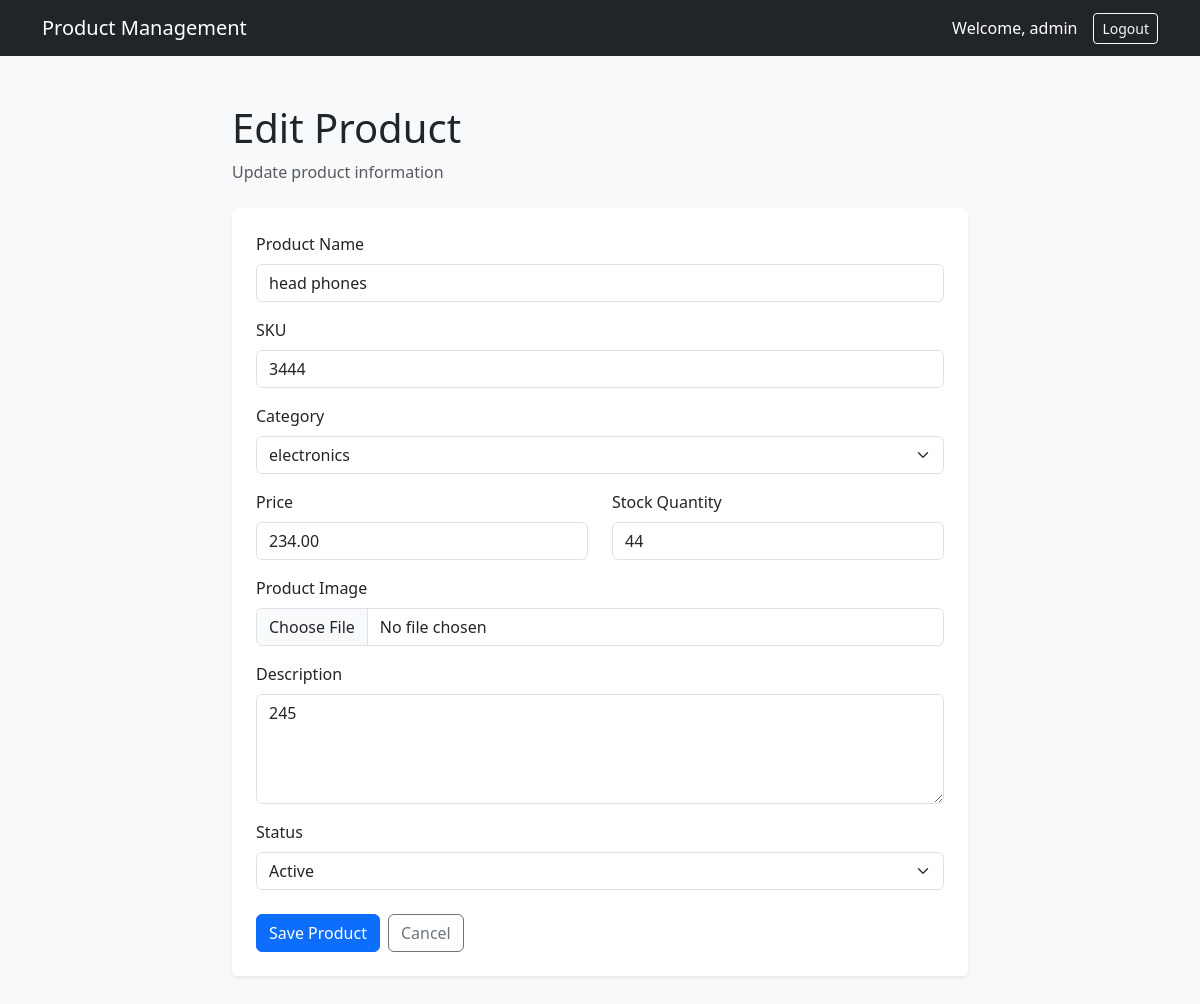
/products/edit/3/ (signed in), run on the app's committed database.
### products/models.py (models this page shows, shortened)
class Product(models.Model):
    STATUS_CHOICES = [
        ("active", "Active"),
        ("inactive", "Inactive"),
    ]
    name = models.CharField(max_length=200)
    sku = models.CharField(max_length=100, unique=True)
    category = models.ForeignKey(
        Category,
        on_delete=models.CASCADE,
        related_name="products"
    )
    price = models.DecimalField(
        max_digits=10,
        decimal_places=2,
        validators=[MinValueValidator(0.01)]
    )
    stock = models.PositiveIntegerField()
    image = models.ImageField(
        upload_to="products/",
        blank=True,
        null=True
    )
    description = models.TextField(blank=True)
    status = models.CharField(
        max_length=10,
        choices=STATUS_CHOICES,
        default="active"
    )
    created_at = models.DateTimeField(auto_now_add=True)
    updated_at = models.DateTimeField(auto_now=True)
    class Meta:
        ordering = ["-created_at"]

### products/views.py (the view)
@login_required
def product_form(request, pk=None):
    if pk:
        product = get_object_or_404(Product, pk=pk)
        page_title = "Edit Product"
    else:
        product = None
        page_title = "Add Product"
    if request.method == "POST":
        form = ProductForm(
            request.POST,
            request.FILES,
            instance=product
        )
        if form.is_valid():
            form.save()
            return redirect("product_list")
    else:
        form = ProductForm(instance=product)
    context = {
        "form": form,
        "page_title": page_title,
        "product": product,
    }
    return render(
        request,
        "products/product_form.html",
        context
    )

### products/models.py (called while the page is built)
    def __str__(self):
        return self.name

### templates/products/product_form.html (shortened to what this page needs)
<!DOCTYPE html>
<html lang="en">
<head>
    <link
        href="https://cdn.jsdelivr.net/npm/bootstrap@5.3.3/dist/css/bootstrap.min.css"
        rel="stylesheet"
    >
</head>
<body class="bg-light">
<nav class="navbar navbar-dark bg-dark">
    <div class="container">
        <a
            class="navbar-brand"
            href="{% url 'dashboard' %}"
        >
            Product Management
        </a>
        <div class="d-flex align-items-center">
            <span class="text-white me-3">
                Welcome, {{ user.username }}
            </span>
            <form
                method="post"
                action="{% url 'logout' %}"
            >
                <button
                    type="submit"
                    class="btn btn-outline-light btn-sm"
                >
                    Logout
                </button>
            </form>
        </div>
    </div>
</nav>
<div class="container py-5">
    <div class="row justify-content-center">
        <div class="col-lg-8">
            <div class="d-flex justify-content-between align-items-center mb-4">
                <div>
                    <h1>
                        {{ page_title }}
                    </h1>
                    <p class="text-muted mb-0">
                        {% if product %}
                            Update product information
                        {% else %}
                            Add a new product
                        {% endif %}
                    </p>
                </div>
            </div>
            <div class="card shadow-sm border-0">
                <div class="card-body p-4">
                    <form
                        method="post"
                        enctype="multipart/form-data"
                    >
                        <div class="mb-3">
                            <label
                                for="{{ form.name.id_for_label }}"
                                class="form-label"
                            >
                                Product Name
                            </label>
                            {{ form.name }}
                        </div>
                        <div class="mb-3">
                            <label
                                for="{{ form.sku.id_for_label }}"
                                class="form-label"
                            >
                                SKU
                            </label>
                            {{ form.sku }}
                        </div>
                        <div class="mb-3">
                            <label
                                for="{{ form.category.id_for_label }}"
                                class="form-label"
                            >
                                Category
                            </label>
                            {{ form.category }}
                        </div>
                        <div class="row">
                            <div class="col-md-6 mb-3">
                                <label
                                    for="{{ form.price.id_for_label }}"
                                    class="form-label"
                                >
                                    Price
                                </label>
                                {{ form.price }}
                            </div>
                            <div class="col-md-6 mb-3">
                                <label
                                    for="{{ form.stock.id_for_label }}"
                                    class="form-label"
                                >
                                    Stock Quantity
                                </label>
                                {{ form.stock }}
                            </div>
                        </div>
                        <div class="mb-3">
                            <label
                                for="{{ form.image.id_for_label }}"
                                class="form-label"
                            >
                                Product Image
                            </label>
                            {{ form.image }}
                        </div>
                        <div class="mb-3">
                            <label
                                for="{{ form.description.id_for_label }}"
                                class="form-label"
                            >
                                Description
                            </label>
                            {{ form.description }}
                        </div>
                        <div class="mb-4">
                            <label
                                for="{{ form.status.id_for_label }}"
                                class="form-label"
                            >
                                Status
                            </label>
                            {{ form.status }}
                        </div>
                        <div class="d-flex gap-2">
                            <button
                                type="submit"
                                class="btn btn-primary"
                            >
                                Save Product
                            </button>
                            <a
                                href="{% url 'product_list' %}"
                                class="btn btn-outline-secondary"
                            >
                                Cancel
                            </a>
                        </div>
                    </form>
                </div>
            </div>
        </div>
    </div>
</div>
</body>
</html>

### data on the page
Product: name "head phones", sku "3444", category "electronics", price "234.00", stock "44", description "245", status "Active"

### other printed values
{{ user.username }} "admin"
{{ page_title }} "Edit Product"
